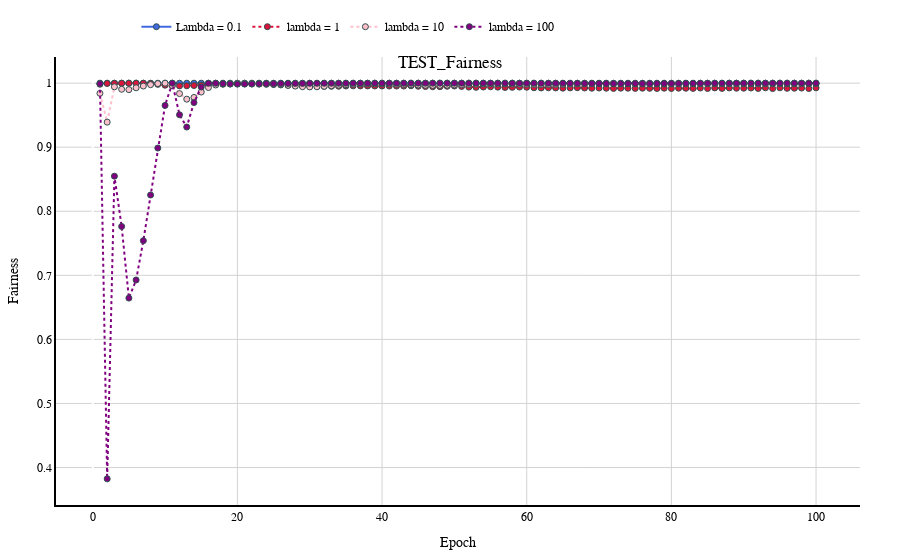
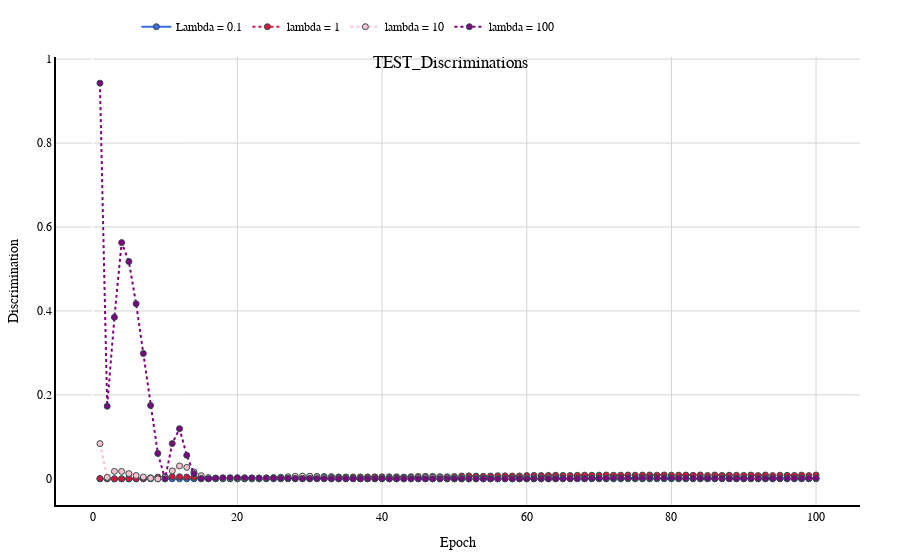
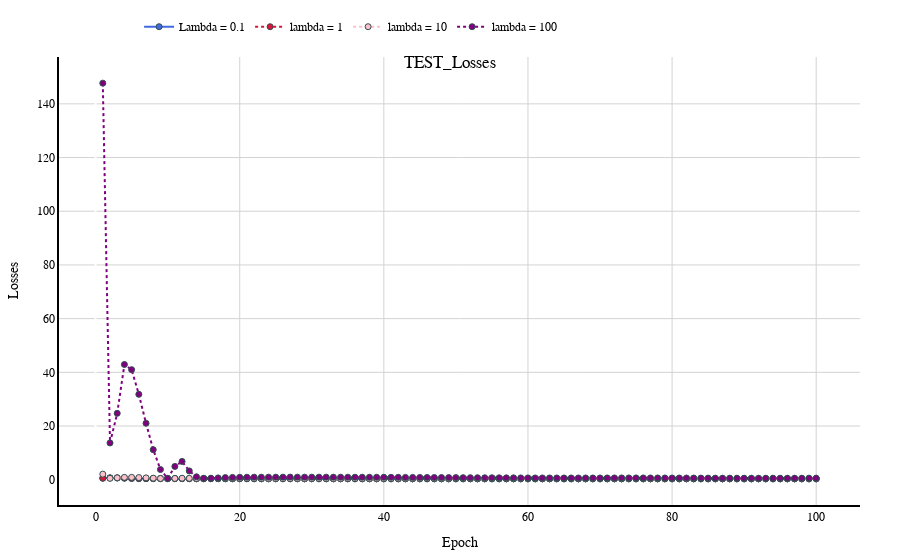

The notebook cell these images were saved under, in order:
### Code cell
plot_comp_metric("TEST_Fairness", "Fairness", test_fairness3, test_fairness4, test_fairness5, test_fairness6)
plot_comp_metric("TEST_Discriminations", "Discrimination", test_discriminations3, test_discriminations4, test_discriminations5, test_discriminations6)
plot_comp_metric("TEST_Losses", "Losses", test_losses3,test_losses4,test_losses5,test_losses6)
